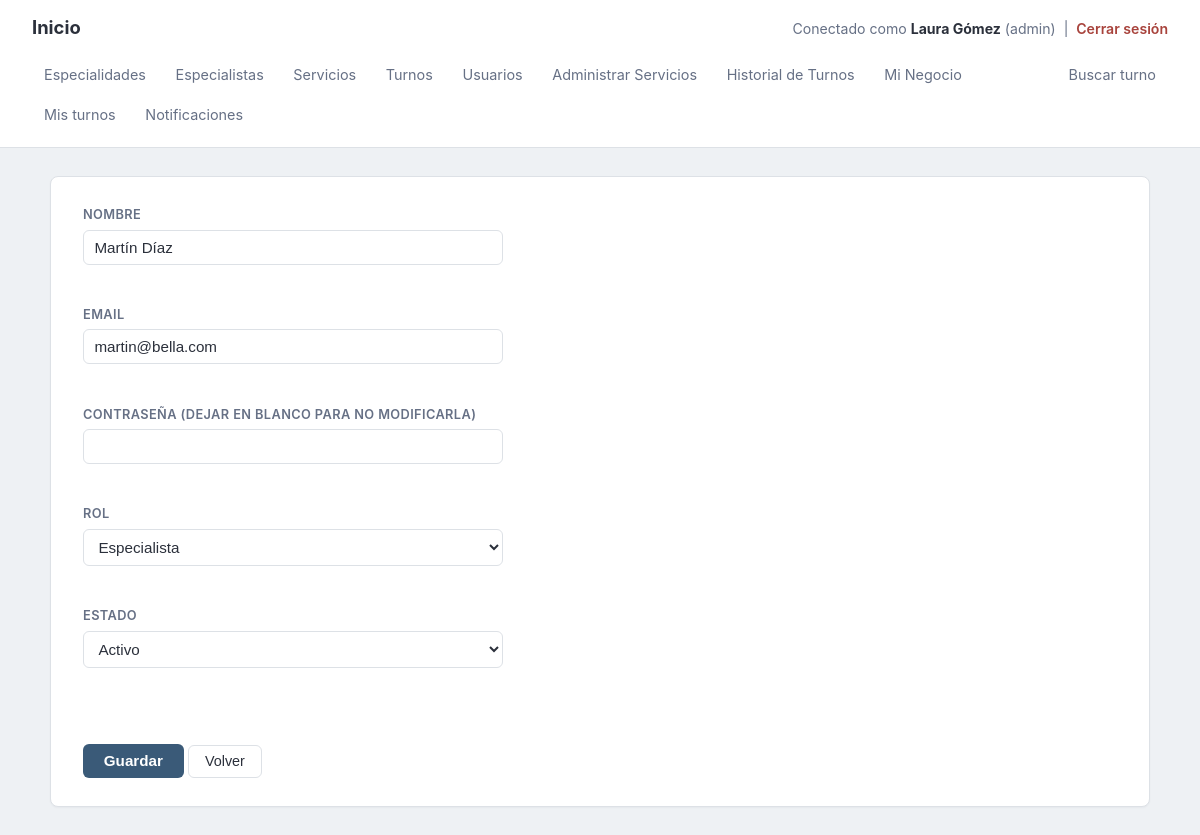
Page /usuarios/modificacion/index.php?id=2 (signed in) on the committed database.
### tables this page shows
CREATE TABLE usuarios (id INT AUTO_INCREMENT PRIMARY KEY, negocio_id INT NOT NULL, nombre VARCHAR(100) NOT NULL, email VARCHAR(150) NOT NULL, password_hash VARCHAR(255) NOT NULL, rol ENUM('admin','especialista') NOT NULL, estado VARCHAR(50) DEFAULT 'activo', UNIQUE KEY idx_email_negocio (email, negocio_id), FOREIGN KEY (negocio_id) REFERENCES negocio_config (id) ON DELETE CASCADE ON UPDATE CASCADE);

### usuarios/modificacion/index.php (the view, shortened to what this page needs)
<?php
require("../../require_admin.php");
$id = $_GET['id'];
$stmt = $conexion->prepare("SELECT * FROM usuarios WHERE id = ? AND negocio_id = ?");
$stmt->bind_param("ii", $id, $_SESSION['usuario_negocio_id']);
$stmt->execute();
$fila = $stmt->get_result()->fetch_assoc();
?>
<!doctype html>
<html>
<head>
<link rel="stylesheet" href="../../estilos.css">
</head>
<body>
<?php require("../../menu_interior1.php"); ?>
<main class="container">
<form action="modificar.php" method="post">
<h3>Nombre</h3>
<input type="text" name="nombre" id="nombre" value="<?php echo htmlspecialchars($fila['nombre']); ?>" required><br>
<h3>Email</h3>
<input type="email" name="email" id="email" value="<?php echo htmlspecialchars($fila['email']); ?>" required><br>
<h3>Contraseña (dejar en blanco para no modificarla)</h3>
<input type="password" name="password" id="password"><br>
<h3>Rol</h3>
<select name="rol" id="rol">
<option value="especialista" <?php echo ($fila['rol'] == 'especialista') ? 'selected' : ''; ?>>Especialista</option>
</select><br>
<h3>Estado</h3>
<select name="estado" id="estado">
<option value="activo" <?php echo ($fila['estado'] == 'activo') ? 'selected' : ''; ?>>Activo</option>
</select><br>
<br><br>
<input type="submit" value="Guardar">
<button type="button" onclick="location.href='../'">Volver</button>
</form>
</main>
</body>
</html>

### estilos.css (style rules this page uses)
:root { --bg: #eef1f4; --surface: #ffffff; --text: #2b303b; --text-muted: #667085; --border: #dde1e6; --primary: #3a5a78; --primary-dark: #2c4a63; --danger: #a8433c; --radius: 6px; }
* { box-sizing: border-box; }
html, body { margin: 0; padding: 0; min-height: 100%; }
body { background: var(--bg); color: var(--text); font-family: -apple-system, BlinkMacSystemFont, "Segoe UI", Roboto, Helvetica, Arial, sans-serif; font-size: 15px; line-height: 1.5; }
main.container { max-width: 1100px; margin: 1.75rem auto; background: var(--surface); border: 1px solid var(--border); border-radius: 8px; padding: 1.75rem 2rem; box-shadow: 0 1px 2px rgba(16, 24, 40, .04); }
main.container::after { content: ""; display: table; clear: both; }
form h3 { font-size: .8rem; text-transform: uppercase; letter-spacing: .03em; color: var(--text-muted); font-weight: 600; margin: 1.1rem 0 .35rem; }
form h3:first-of-type { margin-top: 0; }
input[type="text"], input[type="email"], input[type="password"], input[type="date"], input[type="time"], input[type="number"] { display: block; width: 100%; max-width: 420px; padding: .5rem .65rem; border: 1px solid var(--border); border-radius: var(--radius); font-size: .95rem; color: var(--text); background: #fff; }
form select { display: block; width: 100%; max-width: 420px; padding: .5rem .65rem; border: 1px solid var(--border); border-radius: var(--radius); font-size: .95rem; color: var(--text); background: #fff; }
input[type="submit"] { background: var(--primary); color: #fff; border: none; padding: .55rem 1.3rem; border-radius: var(--radius); font-size: .95rem; font-weight: 600; cursor: pointer; margin-top: .5rem; }
button { background: #fff; color: var(--text); border: 1px solid var(--border); padding: .45rem 1rem; border-radius: var(--radius); font-size: .9rem; cursor: pointer; }

### rows in the picture
usuarios: nombre "Martín Díaz", email "martin@bella.com", rol "Especialista", estado "Activo"

### other values in the picture
$_SESSION['usuario_nombre'] "Laura Gómez"
$_SESSION['usuario_rol'] "admin"
